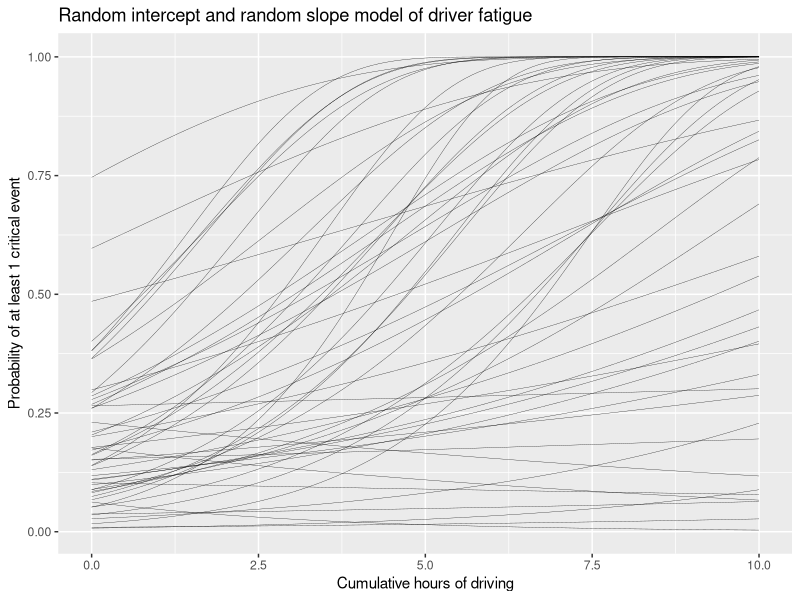

Here is the R script that generated this plot:
## ---- chunk 1
knitr::opts_chunk$set(echo = TRUE)
## ---- chunk 2
require(ggplot2)

nDriver = 50
Hour = 10

x = seq(0, Hour, 0.1)
driverID = 1:nDriver
b0 = rnorm(nDriver, -2, 1)
b1 = rnorm(nDriver, 0.25, 0.2)

dat = data.frame(driverID = rep(driverID, each = length(x)), 
                 b0 = rep(b0, each = length(x)), 
                 b1 = rep(b1, each = length(x)), 
                 x = rep(x, nDriver))


dat$p = 1 - exp(-exp(dat$b0 + dat$b1*dat$x))

ggplot(data = dat, aes(x = x, y = p, group = driverID)) + 
  geom_line(size = 0.1) + 
  xlab("Cumulative hours of driving") + 
  ylab("Probability of at least 1 critical event") + 
  ggtitle("Random intercept and random slope model of driver fatigue")
